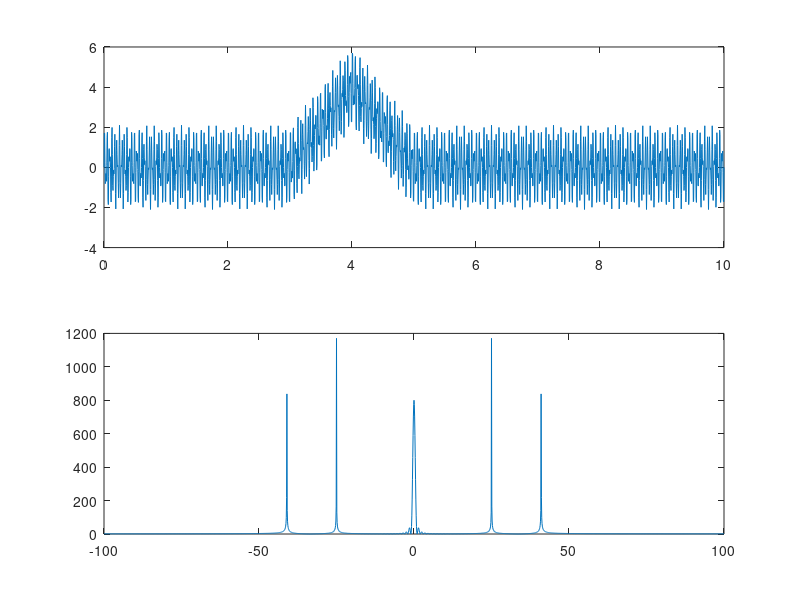

MATLAB code to generate this figure:
%%
close all; clear; clc;
%prostokat, 
%t=<-6,6>s, FS=100;

Fs=100;
t = -6:(1/Fs):6;
x1=2*(abs(t)<=3);
plot(t,x1,'r')
subplot(211), plot(t,x1,'r')
%subplot(212), plot(tc,xc,'c')
xlabel('czas [s]');
%XT=fft(x1);
XT=fftshift(fft(x1)); % przesuniecie transformaty
WA=abs(XT)/Fs; % widmo amplitudowe %%% dzielimy przez Fs poniewaz wykres za maly
WF=angle(XT); % widmo fazowe
%f=linspace(0,Fs,length(t)); % wektor czestotliwosci (polecenie zwraca wektor od zera do Fs o dlugosci (t))
% WIDMO FAZOWE I AMPLITUDOWE JEST FUNKCJĄ CZESTOTLIWOŚCI A NIE CZASU!!!
% (polowa punktow zabrana za bedne myslenie)
f=linspace(-Fs/2,Fs/2,length(t));
subplot(212), plot(f,WA);
xlabel('Czestotliwosc [Hz]');
xt=abs(12*sinc(3*f*2)); % abs() poniewaz chcemy porownac widmo z widmem, 
% transformate z transformata,( mnozymy f*2 poniewaz sinc() w matlabie jest
% iinny więc tak trzeba)
% , mnozymy 
subplot(211), plot(f,WA,'b',f,xt,'g')
%%
close all; clear; clc;
%prostokat, 
%t=<-6,6>s, FS=100;

Fs=100;
t = -6:(1/Fs):6;
x1=2*(abs(t)<=5)*3/5;
plot(t,x1,'r')
subplot(211), plot(t,x1,'r')
%subplot(212), plot(tc,xc,'c')
xlabel('czas [s]');
%XT=fft(x1);
XT=fftshift(fft(x1)); % przesuniecie transformaty
WA=abs(XT)/Fs; % widmo amplitudowe %%% dzielimy przez Fs poniewaz wykres za maly
WF=angle(XT); % widmo fazowe
%f=linspace(0,Fs,length(t)); % wektor czestotliwosci (polecenie zwraca wektor od zera do Fs o dlugosci (t))
% WIDMO FAZOWE I AMPLITUDOWE JEST FUNKCJĄ CZESTOTLIWOŚCI A NIE CZASU!!!
% (polowa punktow zabrana za bedne myslenie)
f=linspace(-Fs/2,Fs/2,length(t));
subplot(212), plot(f,WA);
xlabel('Czestotliwosc [Hz]');
xt=abs(12*sinc(3*f*2)); % abs() poniewaz chcemy porownac widmo z widmem, 
% transformate z transformata,( mnozymy f*2 poniewaz sinc() w matlabie jest
% iinny więc tak trzeba)
% , mnozymy 
subplot(211), plot(f,WA,'b',f,xt,'g')
%%
close all; clear; clc;
%prostokat, 
%t=<-6,6>s, FS=100;

Fs=100;
t = -6:(1/Fs):6;
x1=2*(abs(t-1)<=3);
plot(t,x1,'r')
subplot(211), plot(t,x1,'r')
xlabel('czas [s]');
XT=fftshift(fft(x1)); % przesuniecie transformaty
WA=abs(XT)/Fs; % widmo amplitudowe %%% dzielimy przez Fs poniewaz wykres za maly
WF=angle(XT); % widmo fazowe
%f=linspace(0,Fs,length(t)); % wektor czestotliwosci (polecenie zwraca wektor od zera do Fs o dlugosci (t))
% WIDMO FAZOWE I AMPLITUDOWE JEST FUNKCJĄ CZESTOTLIWOŚCI A NIE CZASU!!!
% (polowa punktow zabrana za bedne myslenie)
f=linspace(-Fs/2,Fs/2,length(t));
subplot(212), plot(f,WA);
xlabel('Czestotliwosc [Hz]');
xt=abs(12*sinc(3*f*2)); % abs() poniewaz chcemy porownac widmo z widmem, 
% transformate z transformata,( mnozymy f*2 poniewaz sinc() w matlabie jest
% iinny więc tak trzeba)
% , mnozymy 
subplot(212), plot(f,unwrap(WF),'b') % unwrap łaczy koniec jednego okresu 
% (w dol albu w gore) z okresem nizej lub wyzej by sie polaczyly
%%
close all; clear; clc;
%prostokat,  
%t=<0,10>s, Fs=100;
% x = x1+x2+x3; 
% x1: harm(sinus), amp=1.2, okres=0.04 s
% x2: harm(sinus), amp=0.9, f = 41 Hz
% x3: f. trojkoatna, tw=4s, szer=2s, amp=4
% (x1=2*(1-abs(t-4)/1.5).*(abs(t-4)<=1.5);)
Fs=200;
t = 0:(1/Fs):10;
x1=1.2*sin(2*pi*(1/(0.04))*t);
x2=0.9*sin(2*pi*41*t);
x3=4*(1-abs(t-4)).*(abs(t-4)<=1);
x=x1+x2+x3;
XT=fftshift(fft(x ));
WA=abs(XT);
f=20*(t-5); %checmy aby f=100 wiec t=10 t-5*20=100
%f=linspace(-Fs/2,Fs/2,length(t));
subplot(211), plot(t,x);
subplot(212), plot(f,WA);
%%
close all; clear; clc;

fft([1,2,3,4]) % wynik dla dyskretnej transformaty furiera [3,2,1+1i,-1]
